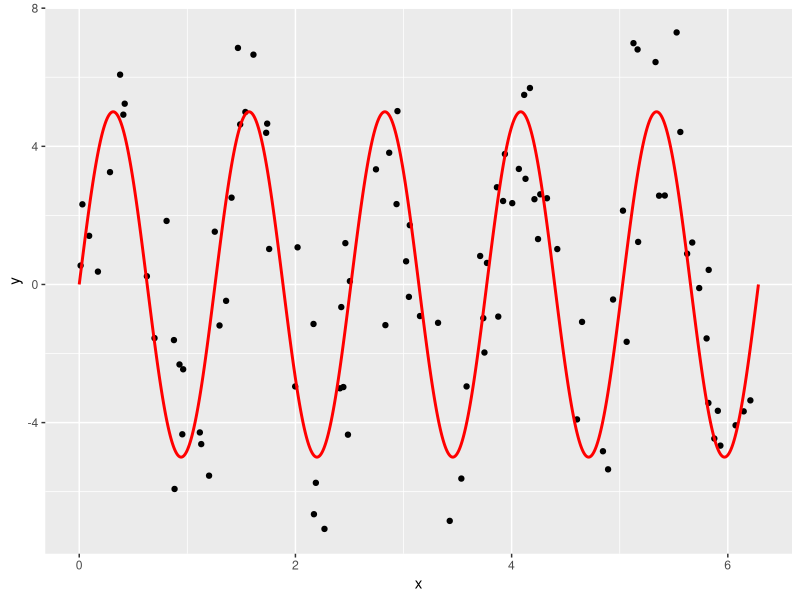

Source code (R): (Note: a time limit stopped this script after it produced the figure.)
# Setup -------------------------------------------------------------------
library(tidyverse)
library(broom)
setwd("D:\\Users\\users\\OneDrive - Middlebury College\\Stat Learning\\HW5")

# Let these be:
# -true function f(x) for a one-dimensional predictor x
# -the standard deviation of the true epsilon i.e. the noise
f <- function(x) {
  5*sin(5*x)
}
sigma <- 2

# This function generates a random sample. Random in terms of both
# -the predictor x
# -the amount of noise eps
generate_sample <- function(f, sample_size, sigma) {
  data_frame(
    x = runif(n = sample_size, min = 0, max = 2*pi),
    f_x = f(x),
    eps = rnorm(n = sample_size, mean = 0, sd = sigma),
    y = f_x + eps
  )
}

# Generate Training Data via Sampling -------------------------------------
# We observe points (x,y). Here we are pretending to know the exact break down 
# of y into f(x) and eps:
train_data <- generate_sample(f, sample_size = 100, sigma = sigma) %>%
  dplyr::select(x, y)

# The true model f(x) is in red:
ggplot(train_data, aes(x=x)) +
  geom_point(aes(y=y)) +
  stat_function(data=data_frame(x=c(0,2*pi)), aes(x=x), fun=f, col="red", n=1000, size=1)





# Compute MSE, Bias^2, Variance for Range of df --------------------------

# Number of simuations to average the behavior of f_hat = y_hat over
n_sim <- 10000
# Sample size of each training data
sample_size <- 200
# Value of x for test data
x0 <- 0.5
test_data <- data_frame(x=x0)
# Vector of different degrees of freedom to try:
df_vector <- c(3:99)

# Save values here:
MSE <- rep(0, length(df_vector)) 
bias_squared <- rep(0, length(df_vector))
variance <- rep(0, length(df_vector))

#store predictions 
predictions <- rep(0, n_sim)
#store average predicted values for each df

# Do your work here. You'll need a "pull back the curtain" moment at some point:


for(d in 1:length(df_vector)) {   #larger loop for different dfs
  for(i in 1:n_sim) {    
    # generate new training data
    new_train <- generate_sample(f, sample_size = sample_size, sigma = sigma)
    # train model to new_train
    model_spline <- smooth.spline(x=new_train$x, y=new_train$y, df=df_vector[d])
    train_augment <- model_spline %>%
      augment() %>%
      tbl_df()
    #with the new model, fit the values to xO, then add that to predictions vector
    predictions[i] <- model_spline %>%
      augment(newdata=test_data) %>% #CHECK IF THIS SYNTAX WORKS WITH SPLINE
      tbl_df() %>%
      .[[".fitted"]]
    
    
    if(i %% 100 == 0){
      print(i)
    }
  }
  # Outer loop: Pull the Curtain! This way I can compute MSE values for each df
  set.seed(76)
  truth <- data_frame(
    x = rep(x0, n_sim),
    f_x = f(x),
    eps = rnorm(n = n_sim, mean = 0, sd = 0.3),
    y = f_x + eps)
  
  # Add predictions
  truth <- truth %>%
    mutate(y_hat=predictions)
  # generate MSE values for given df over all 10000 values in the simulation
  MSE[d] <- truth %>%
    mutate(sq_error=(y-y_hat)^2) %>%
    summarise(mse=mean(sq_error)) %>%
    .[["mse"]]
  
  bias_squared[d] <- truth %>%
    mutate(bias=(y-y_hat)) %>%
    summarise(avg_bias=mean(bias)) %>%
    mutate(avg_bias=avg_bias^2) %>%
    .[["avg_bias"]]
  
  #compute variance for each df
  variance[d] <- var(predictions)
  print(d)
}





# Create Data Frames -------------------------------------------------------
# Create results data frame based on previous results
results <- data_frame(
  df = df_vector,
  MSE = MSE,
  bias_squared = bias_squared,
  variance = variance
) 
# Convert to tidy data format (rows=observations, cols=variables) using
# tidyr::gather
results_tidy <- results %>% 
  tidyr::gather(type, value, -df)





# Plots -------------------------------------------------------

# Plot bias_squared vs variance (on log vs log scale)
bias_sq_vs_var_plot <- 
  ggplot(results, aes(x=bias_squared, y=variance)) +
  geom_text(aes(label=df)) +
  scale_y_log10() +
  scale_x_log10()
bias_sq_vs_var_plot
ggsave(file="bias_sq_vs_var.pdf", plot=bias_sq_vs_var_plot, width = 6, height=4)

# Plot MSE, bias_squared, variance
MSE_plot <- 
  ggplot(results_tidy, aes(x=df, y=value, col=type)) +
  geom_line()
MSE_plot
ggsave(file="MSE.pdf", plot=MSE_plot, width = 6, height=4)
